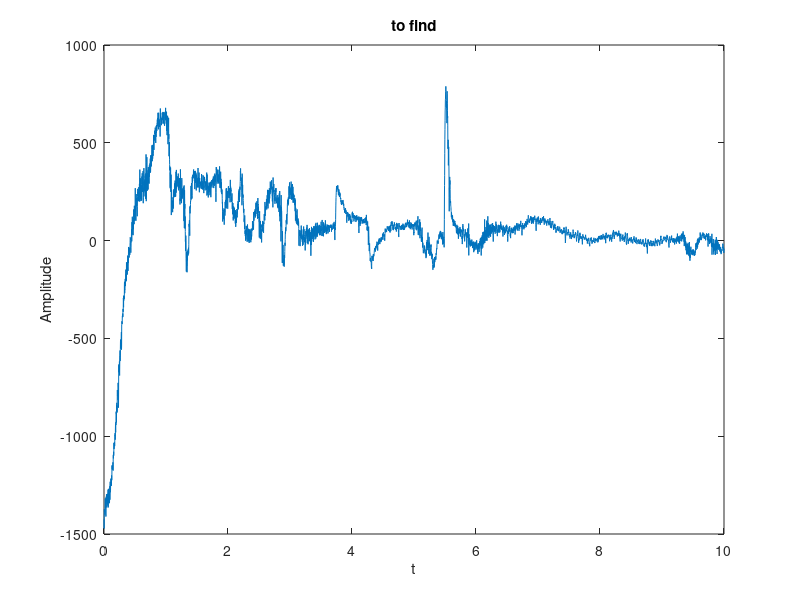
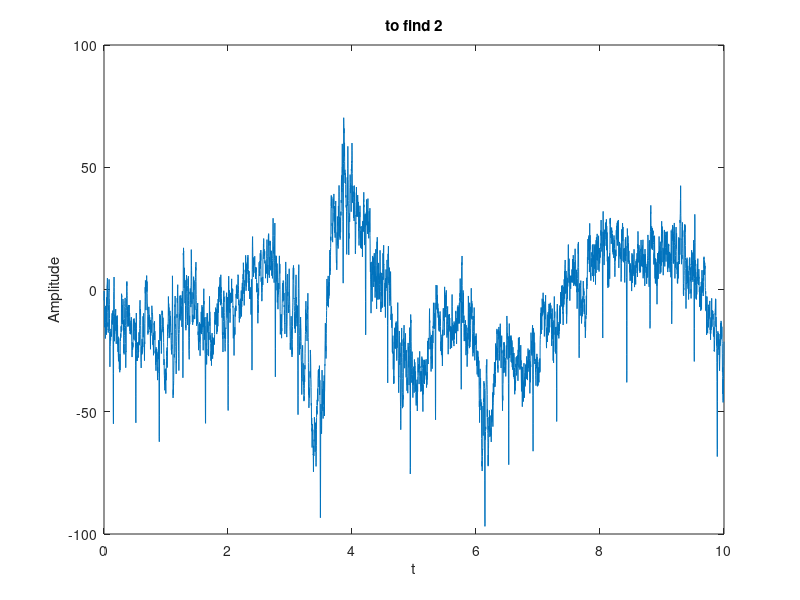
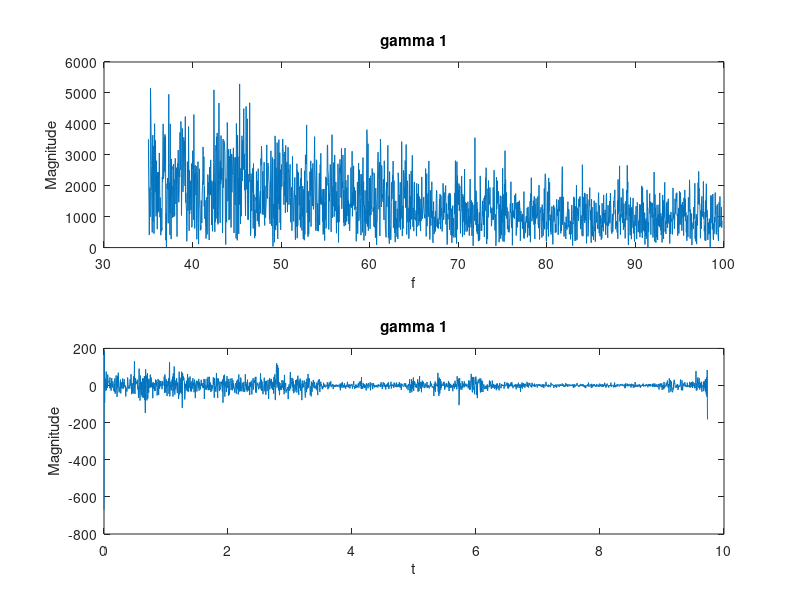
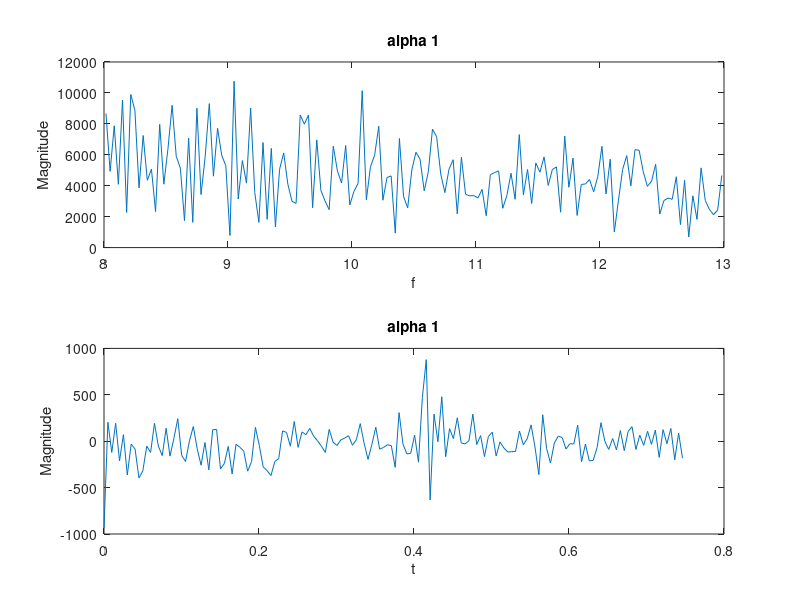

Write MATLAB code to recreate these figures, in order.
close all;
clear;
clc;
d0=load('matlab.mat');
Data0=d0.to_find.Data(:,2);
Fs=d0.to_find.Fs(2);
N=length(Data0);
frequencies0=Fs*(-N/2:N/2-1)/N;
t0 = linspace(0, 10, length(Data0)); 
figure;
plot(t0, Data0);
xlabel('t');
ylabel('Amplitude');
title('to find');

Data1=d0.to_find2.Data(:,2);
Fs=d0.to_find2.Fs(2);
N=length(Data1);
frequencies1=Fs*(-N/2:N/2-1)/N;
t1 = linspace(0, 10, length(Data1)); 
figure;
plot(t1, Data1);
xlabel('t');
ylabel('Amplitude');
title('to find 2');


%%%%%%%%%%%%%%%%%%%%%%%%%%%%%%%%%%%%%%%%%%%%%%%%%%%%%%%%%%%%%%%%%%%%%%%%
data_f0=fftshift(fft(Data0));

%gamma
fmin_gamma = 35;
fmax_gamma = 800;

gamma_keep = find(frequencies0 >= fmin_gamma & frequencies0 <= fmax_gamma);

Gamma=data_f0(gamma_keep);
gamma=ifft(ifftshift(Gamma))
t_gamma=(0:length(Gamma)-1)/Fs;

figure;
subplot(2,1,1);
plot(frequencies0(gamma_keep), abs(Gamma));
title('gamma 1');
xlabel('f');
ylabel('Magnitude');

subplot(2,1,2);
plot(t_gamma, real(gamma));
title('gamma 1');
xlabel('t');
ylabel('Magnitude');

power_gamma_1 = trapz(t_gamma, abs(gamma).^2) / (t_gamma(end) - t_gamma(1));
disp(['power_gamma: ', num2str(power_gamma_1)]);

%alpha
fmin_alpha = 8;
fmax_alpha = 13;

alpha_keep = find(frequencies0 >= fmin_alpha & frequencies0 <= fmax_alpha);

Alpha=data_f0(alpha_keep);
alpha=ifft(ifftshift(Alpha))
t_alpha=(0:length(Alpha)-1)/Fs;

figure;
subplot(2,1,1);
plot(frequencies0(alpha_keep), abs(Alpha));
title('alpha 1');
xlabel('f');
ylabel('Magnitude');

subplot(2,1,2);
plot(t_alpha, real(alpha));
title('alpha 1');
xlabel('t');
ylabel('Magnitude');

power_alpha_1 = trapz(t_alpha, abs(alpha).^2) / (t_alpha(end) - t_alpha(1));
disp(['power_alpha: ', num2str(power_alpha_1)]);

%beta
fmin_beta = 13;
fmax_beta = 35;

beta_keep = find(frequencies0 >= fmin_beta & frequencies0 <= fmax_beta);

Beta=data_f0(beta_keep);
beta=ifft(ifftshift(Beta))
t_beta=(0:length(Beta)-1)/Fs;

figure;
subplot(2,1,1);
plot(frequencies0(beta_keep), abs(Beta));
title('beta 1');
xlabel('f');
ylabel('Magnitude');

subplot(2,1,2);
plot(t_beta, real(beta));
title('beta 1');
xlabel('t');
ylabel('Magnitude');

power_beta_1 = trapz(t_beta, abs(beta).^2) / (t_beta(end) - t_beta(1));
disp(['power_beta: ', num2str(power_beta_1)]);

%theta
fmin_theta = 4;
fmax_theta = 8;

theta_keep = find(frequencies0 >= fmin_theta & frequencies0 <= fmax_theta);

Theta=data_f0(theta_keep);
theta=ifft(ifftshift(Theta))
t_theta=(0:length(Theta)-1)/Fs;

figure;
subplot(2,1,1);
plot(frequencies0(theta_keep), abs(Theta));
title('theta 1');
xlabel('f');
ylabel('Magnitude');

subplot(2,1,2);
plot(t_theta, real(theta));
title('theta 1');
xlabel('t');
ylabel('Magnitude');

power_theta_1 = trapz(t_theta, abs(theta).^2) / (t_theta(end) - t_theta(1));
disp(['power_theta: ', num2str(power_theta_1)]);

%delta
fmin_delta = 0.5;
fmax_delta = 4;

delta_keep = find(frequencies0 >= fmin_delta & frequencies0 <= fmax_delta);

Delta=data_f0(delta_keep);
delta=ifft(ifftshift(Delta))
t_delta=(0:length(Delta)-1)/Fs;

figure;
subplot(2,1,1);
plot(frequencies0(delta_keep), abs(Delta));
title('delta 1');
xlabel('f');
ylabel('Magnitude');

subplot(2,1,2);
plot(t_delta, real(delta));
title('delta 1');
xlabel('t');
ylabel('Magnitude');

power_delta_1 = trapz(t_delta, abs(delta).^2) / (t_delta(end) - t_delta(1));
disp(['power_delta: ', num2str(power_delta_1)]);

%%%%%%%%%%%%%%%%%%%%%%%%%%%%%%%%%%%%%%%%%%%%%%%%%%%%%%%%%%%%%%%%%%%%%%%%
data_f1=fftshift(fft(Data1));

%gamma
fmin_gamma = 35;
fmax_gamma = 800;

gamma_keep = find(frequencies1 >= fmin_gamma & frequencies1 <= fmax_gamma);

Gamma=data_f1(gamma_keep);
gamma=ifft(ifftshift(Gamma))
t_gamma=(0:length(Gamma)-1)/Fs;

figure;
subplot(2,1,1);
plot(frequencies1(gamma_keep), abs(Gamma));
title('gamma 2');
xlabel('f');
ylabel('Magnitude');

subplot(2,1,2);
plot(t_gamma, real(gamma));
title('gamma 2');
xlabel('t');
ylabel('Magnitude');

power_gamma_2 = trapz(t_gamma, abs(gamma).^2) / (t_gamma(end) - t_gamma(1));
disp(['power_gamma: ', num2str(power_gamma_2)]);

%alpha
fmin_alpha = 8;
fmax_alpha = 13;

alpha_keep = find(frequencies1 >= fmin_alpha & frequencies1 <= fmax_alpha);

Alpha=data_f1(alpha_keep);
alpha=ifft(ifftshift(Alpha))
t_alpha=(0:length(Alpha)-1)/Fs;

figure;
subplot(2,1,1);
plot(frequencies1(alpha_keep), abs(Alpha));
title('alpha 2');
xlabel('f');
ylabel('Magnitude');

subplot(2,1,2);
plot(t_alpha, real(alpha));
title('alpha 2');
xlabel('t');
ylabel('Magnitude');

power_alpha_2 = trapz(t_alpha, abs(alpha).^2) / (t_alpha(end) - t_alpha(1));
disp(['power_alpha: ', num2str(power_alpha_2)]);

%beta
fmin_beta = 13;
fmax_beta = 35;

beta_keep = find(frequencies1 >= fmin_beta & frequencies1 <= fmax_beta);

Beta=data_f1(beta_keep);
beta=ifft(ifftshift(Beta))
t_beta=(0:length(Beta)-1)/Fs;

figure;
subplot(2,1,1);
plot(frequencies1(beta_keep), abs(Beta));
title('beta 2');
xlabel('f');
ylabel('Magnitude');

subplot(2,1,2);
plot(t_beta, real(beta));
title('beta 2');
xlabel('t');
ylabel('Magnitude');

power_beta_2 = trapz(t_beta, abs(beta).^2) / (t_beta(end) - t_beta(1));
disp(['power_beta: ', num2str(power_beta_2)]);

%theta
fmin_theta = 4;
fmax_theta = 8;

theta_keep = find(frequencies1 >= fmin_theta & frequencies1 <= fmax_theta);

Theta=data_f1(theta_keep);
theta=ifft(ifftshift(Theta))
t_theta=(0:length(Theta)-1)/Fs;

figure;
subplot(2,1,1);
plot(frequencies1(theta_keep), abs(Theta));
title('theta 2');
xlabel('f');
ylabel('Magnitude');

subplot(2,1,2);
plot(t_theta, real(theta));
title('theta 2');
xlabel('t');
ylabel('Magnitude');

power_theta_2 = trapz(t_theta, abs(theta).^2) / (t_theta(end) - t_theta(1));
disp(['power_theta: ', num2str(power_theta_2)]);

%delta
fmin_delta = 0.5;
fmax_delta = 4;

delta_keep = find(frequencies1 >= fmin_delta & frequencies1 <= fmax_delta);

Delta=data_f1(delta_keep);
delta=ifft(ifftshift(Delta))
t_delta=(0:length(Delta)-1)/Fs;

figure;
subplot(2,1,1);
plot(frequencies1(delta_keep), abs(Delta));
title('delta 2');
xlabel('f');
ylabel('Magnitude');

subplot(2,1,2);
plot(t_delta, real(delta));
title('delta 2');
xlabel('t');
ylabel('Magnitude');

power_delta_2 = trapz(t_delta, abs(delta).^2) / (t_delta(end) - t_delta(1));
disp(['power_delta: ', num2str(power_delta_2)]);
%%%%%%%%%%%%%%%%%%%%%%%%%%%%%%%%%%%%%%%%%%%%%%%%%%%%%%%%%%%%%%%%%%%%%%%%%%
clc;

disp(['power_gamma_1: ', num2str(power_gamma_1)]);
disp(['power_alpha_1: ', num2str(power_alpha_1)]);
disp(['power_beta_1: ', num2str(power_beta_1)]);
disp(['power_theta_1: ', num2str(power_theta_1)]);
disp(['power_delta_1: ', num2str(power_delta_1)]);

disp(['power_gamma_2: ', num2str(power_gamma_2)]);
disp(['power_alpha_2: ', num2str(power_alpha_2)]);
disp(['power_beta_2: ', num2str(power_beta_2)]);
disp(['power_theta_2: ', num2str(power_theta_2)]);
disp(['power_delta_2: ', num2str(power_delta_2)]);